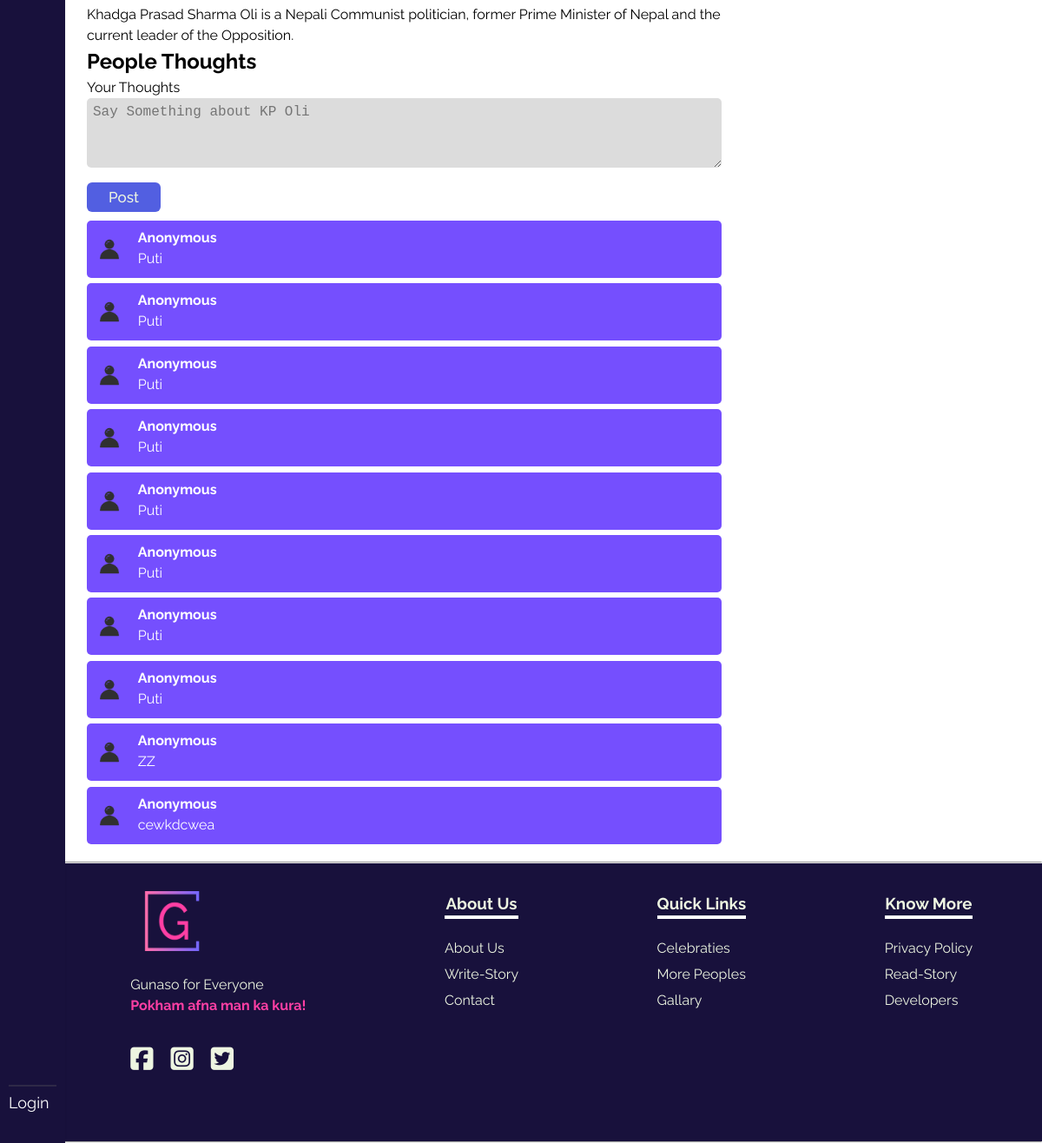
Before: /topics/kp-oli (lower part) with the older database file.
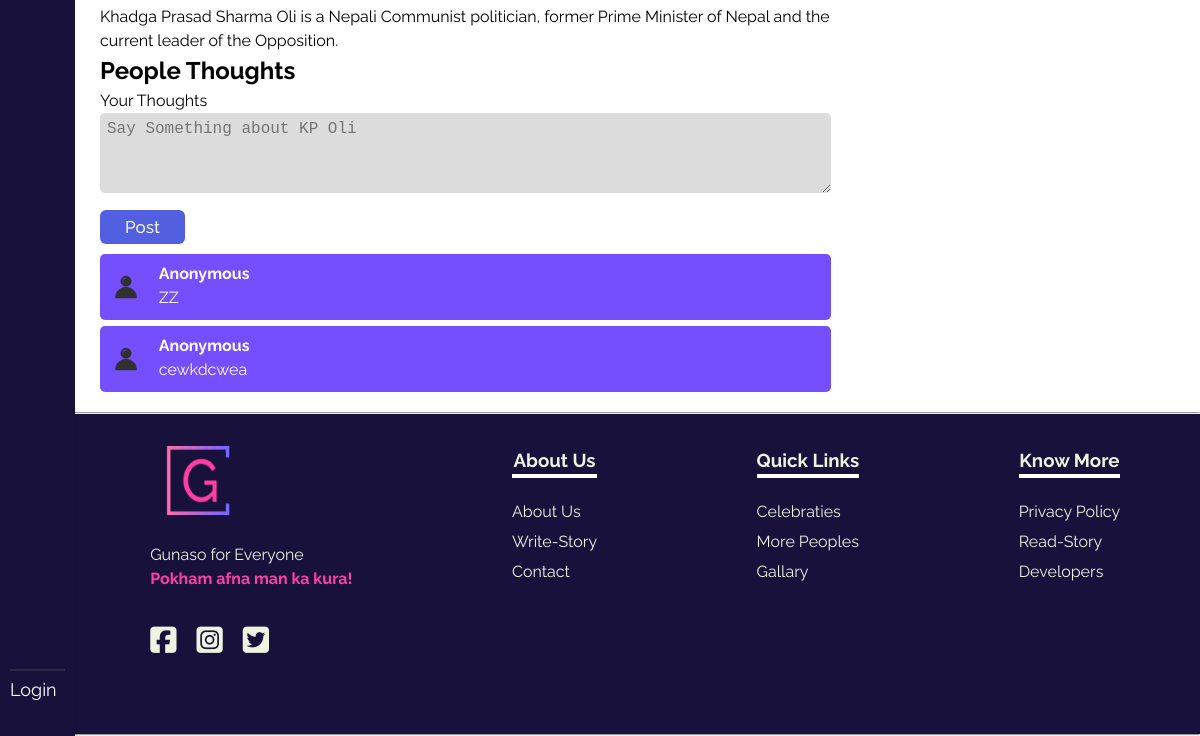
After: the same page with the newer database file.
### gunasoApp/models.py (models this page shows, shortened)
class TopicComment(models.Model):
    sno = models.AutoField(primary_key=True)
    comment = models.TextField()
    user = models.ForeignKey(User, on_delete=models.CASCADE)
    topic = models.ForeignKey(Topic, on_delete=models.CASCADE)
    parent = models.ForeignKey('self', on_delete=models.CASCADE, null=True)
    timestamp = models.DateTimeField(default=now)

### gunasoApp/views.py (the view)
# urls.py: path('topics/<str:slug>',views.famoustopics, name='famoustopics'),
def famoustopics(request, slug):
    topic = Topic.objects.filter(slug=slug).first()
    comments = TopicComment.objects.filter(topic=topic)[::-1]
    context = {"topic": topic, "comments": comments}
    return render(request, 'famoustopics.html', context)

### templates/famoustopics.html (shortened to what this page needs)
{% extends 'base.html' %}
{% load static %}
    {% block base_style%}
    {{ block.super }}
    <link rel="stylesheet" href="{% static 'styles/famoustopics.css' %}">
    {% endblock base_style%}
    {% block content %}
    <div class="famoustopicsmain">
        <div class="containflex">
            <div class="leftside">
                <p>{{topic.introduction}}</p>
                <h2>People Thoughts</h2>
                <section class="thoughtsform">
                    <form action="{% url 'postThoughts' %}" method="post" onsubmit="return validateForm()">
                        <label for="">Your Thoughts</label>
                        <br>
                        <textarea name="comment" id="content" onkeyup="onKey()"
                            placeholder="Say Something about {{topic.name}}"></textarea>
                        <br>
                        <input type="submit" value="Post" class="copybtn postbtn">
                    </form>
                </section>
                <div class="commentbox">
                    {% for comment in comments %}
                    <div class="comment">
                        <div class="imagepart">
                            <img src="{% static 'images/noone.png' %}" alt="userimg">
                        </div>
                        <div class="textpart">
                            <h4>Anonymous</h4>
                            <p>{{comment.comment}}</p>
                        </div>
                    </div>
                    {% endfor %}
                </div>
            </div>
            <div class="rightside">
            </div>
        </div>
    </div>
    {% endblock %}

Changed rows visible on the page:
removed TopicComment: comment "Puti"
removed TopicComment: comment "Puti"
removed TopicComment: comment "Puti"
removed TopicComment: comment "Puti"
removed TopicComment: comment "Puti"
removed TopicComment: comment "Puti"
removed TopicComment: comment "Puti"
removed TopicComment: comment "Puti"
